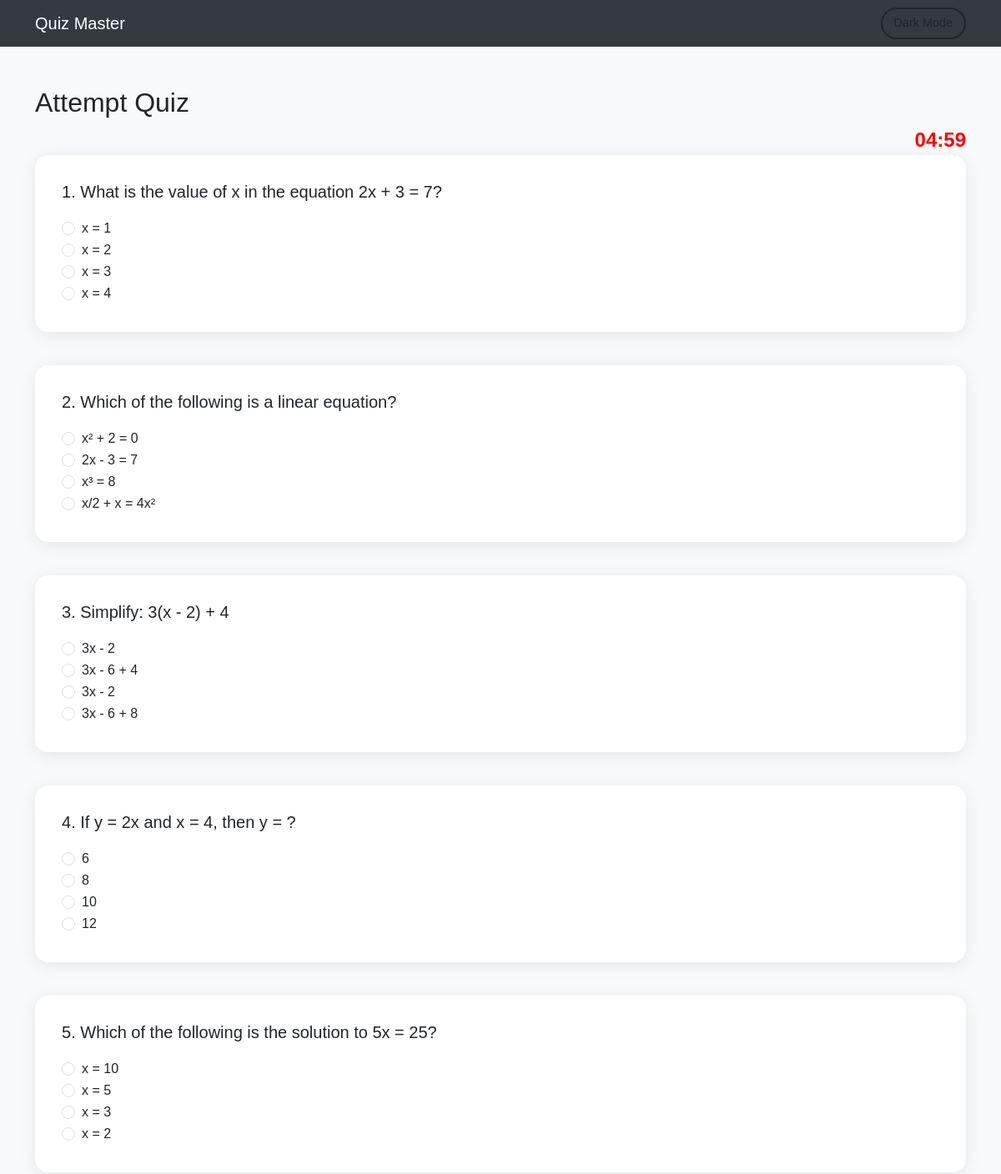
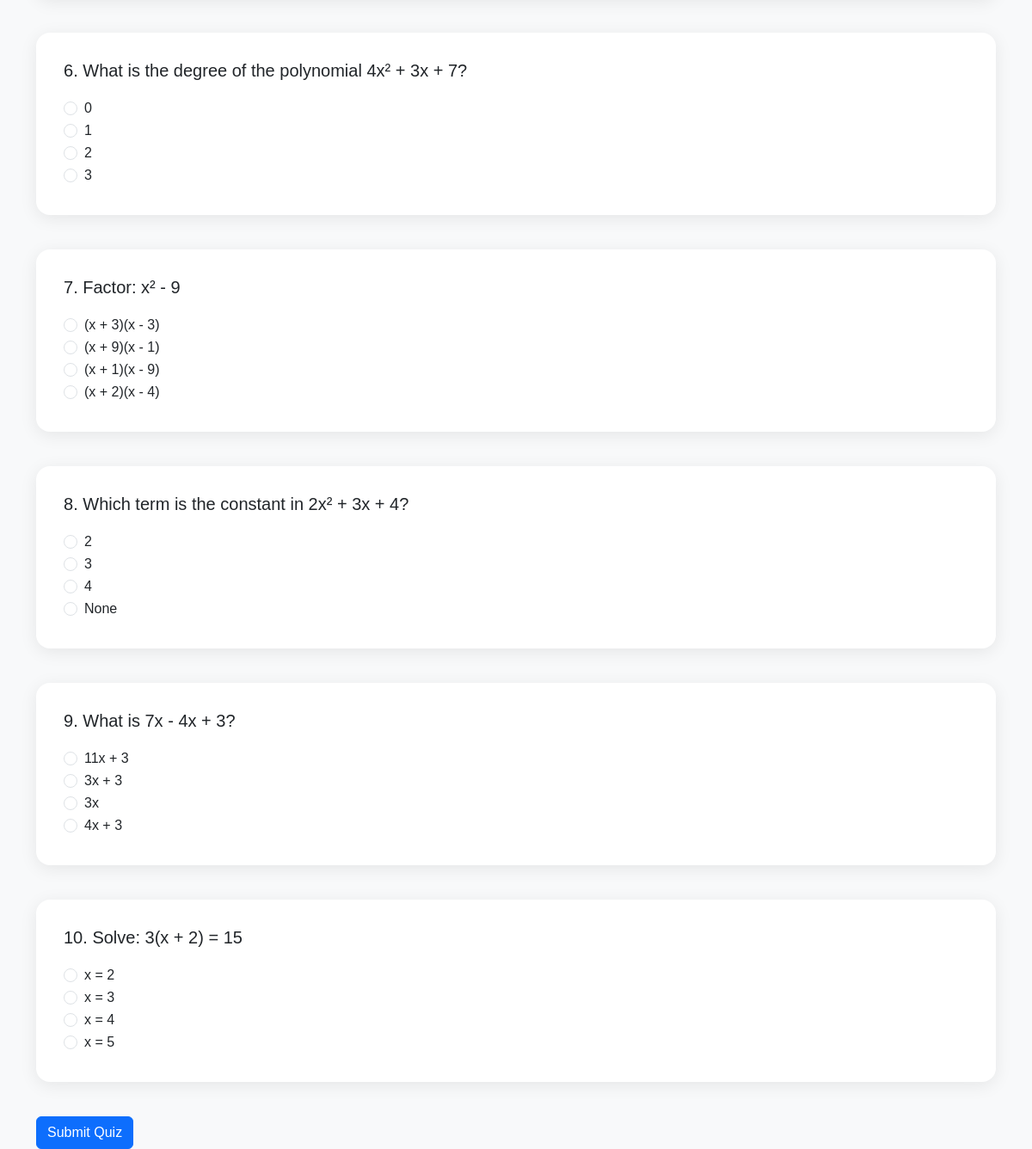
The app's page /attempt_quiz/1 (signed in) with its own data (2 pictures, top to bottom).
### app.py (models this page shows)
class Question(db.Model):
    id = db.Column(db.Integer, primary_key=True)
    quiz_id = db.Column(db.Integer, db.ForeignKey('quiz.id'), nullable=False)
    question_statement = db.Column(db.Text, nullable=False)
    option1 = db.Column(db.String(200), nullable=False)
    option2 = db.Column(db.String(200), nullable=False)
    option3 = db.Column(db.String(200), nullable=False)
    option4 = db.Column(db.String(200), nullable=False)
    correct_option = db.Column(db.Integer, nullable=False)

### app.py (the view)
@app.route('/attempt_quiz/<int:quiz_id>', methods=['GET'])
def attempt_quiz(quiz_id):
    if 'user_id' not in session:
        flash('Please log in to attempt the quiz.', 'danger')
        return redirect(url_for('login'))
    quiz = Quiz.query.get_or_404(quiz_id)
    questions = Question.query.filter_by(quiz_id=quiz_id).all()
    return render_template('attempt_quiz.html', quiz=quiz, questions=questions)

### templates/attempt_quiz.html (shortened to what this page needs)
<!DOCTYPE html>
<html lang="en" class="light-theme">
<head>
    <link href="https://cdn.jsdelivr.net/npm/bootstrap@5.3.0/dist/css/bootstrap.min.css" rel="stylesheet">
</head>
<body>
    <nav class="navbar navbar-expand-lg navbar-dark">
        <div class="container">
            <a class="navbar-brand" href="/">Quiz Master</a>
            <div class="collapse navbar-collapse">
                <ul class="navbar-nav ms-auto align-items-center">
                    <li class="nav-item">
                        <button id="theme-toggle" class="btn btn-theme-toggle">Dark Mode</button>
                    </li>
                </ul>
            </div>
        </div>
    </nav>
    <div class="container mt-5">
        <h2>Attempt Quiz</h2>
        {% if questions|length == 0 %}
        <div class="alert alert-warning" role="alert">
            No questions available for this quiz.
        </div>
        {% else %}
        <div class="d-flex justify-content-between">
            <div class="timer" id="timer">--:--</div>
        </div>
        <form method="POST" action="/submit_quiz/{{ quiz.id }}">
            {% for question in questions %}
            <div class="question-section">
                <h5 class="question">{{ loop.index }}. {{ question.question_statement }}</h5>
                <div class="form-check">
                    <input class="form-check-input" type="radio" name="question_{{ question.id }}" value="1" required>
                    <label class="form-check-label">{{ question.option1 }}</label>
                </div>
                <div class="form-check">
                    <input class="form-check-input" type="radio" name="question_{{ question.id }}" value="2">
                    <label class="form-check-label">{{ question.option2 }}</label>
                </div>
                <div class="form-check">
                    <input class="form-check-input" type="radio" name="question_{{ question.id }}" value="3">
                    <label class="form-check-label">{{ question.option3 }}</label>
                </div>
                <div class="form-check">
                    <input class="form-check-input" type="radio" name="question_{{ question.id }}" value="4">
                    <label class="form-check-label">{{ question.option4 }}</label>
                </div>
            </div>
            {% endfor %}
            <button type="submit" class="btn btn-primary">Submit Quiz</button>
        </form>
        {% endif %}
    </div>
</body>
</html>

### templates/attempt_quiz.html (style rules this page uses)
:root { --bg-color: #f8f9fa; --text-color: #212529; --card-bg: #ffffff; --navbar-bg: #343a40; --input-bg: rgba(255, 255, 255, 0.9); --input-text: #212529; --shadow-color: rgba(0, 0, 0, 0.08); --focus-shadow: rgba(13, 110, 253, 0.25); }
* { transition: background-color 0.4s ease, color 0.4s ease, box-shadow 0.3s ease, border-color 0.3s ease; }
body { background-color: var(--bg-color); color: var(--text-color); font-family: 'Poppins', sans-serif; }
.navbar { background-color: var(--navbar-bg) !important; }
.btn-theme-toggle { display: flex; align-items: center; gap: 0.4rem; border: 2px solid var(--text-color); color: var(--text-color); background-color: transparent; border-radius: 999px; padding: 6px 14px; font-size: 0.9rem; font-weight: 500; transition: all 0.3s ease; }
.question-section { margin-bottom: 40px; background-color: var(--card-bg); box-shadow: 0 4px 20px var(--shadow-color); padding: 2rem; border-radius: 1rem; }
.timer { font-size: 1.5rem; font-weight: bold; color: red; text-align: right; }
.question { margin-bottom: 20px; }
.form-check-label { color: var(--text-color); }
.btn-primary { transition: all 0.3s ease; }

### records on screen
Question: question_statement "What is the value of x in the equation 2x + 3 = 7?", option1 "x = 1", option2 "x = 2", option3 "x = 3", option4 "x = 4"
Question: question_statement "Which of the following is a linear equation?", option1 "x² + 2 = 0", option2 "2x - 3 = 7", option3 "x³ = 8", option4 "x/2 + x = 4x²"
Question: question_statement "Simplify: 3(x - 2) + 4", option1 "3x - 2", option2 "3x - 6 + 4", option3 "3x - 2", option4 "3x - 6 + 8"
Question: question_statement "If y = 2x and x = 4, then y = ?", option1 "6", option2 "8", option3 "10", option4 "12"
Question: question_statement "Which of the following is the solution to 5x = 25?", option1 "x = 10", option2 "x = 5", option3 "x = 3", option4 "x = 2"
Question: question_statement "What is the degree of the polynomial 4x² + 3x + 7?", option1 "0", option2 "1", option3 "2", option4 "3"
Question: question_statement "Factor: x² - 9", option1 "(x + 3)(x - 3)", option2 "(x + 9)(x - 1)", option3 "(x + 1)(x - 9)", option4 "(x + 2)(x - 4)"
Question: question_statement "Which term is the constant in 2x² + 3x + 4?", option1 "2", option2 "3", option3 "4", option4 "None"
Question: question_statement "What is 7x - 4x + 3?", option1 "11x + 3", option2 "3x + 3", option3 "3x", option4 "4x + 3"
Question: question_statement "Solve: 3(x + 2) = 15", option1 "x = 2", option2 "x = 3", option3 "x = 4", option4 "x = 5"
